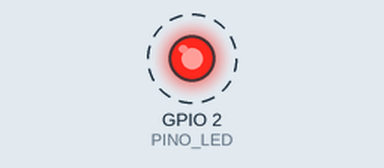
This sketch was run on a simulated ESP32. On the bench: output pins drawn as LEDs (lit = HIGH). Dashed ring = blinking. What the sketch prints to the serial monitor is not drawn.

Above: at 0.2 s.
Timing chart, 0 to 3.0 s (numbered marks = the images above):
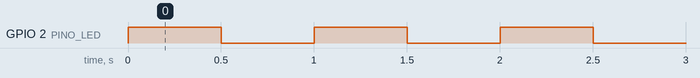

The sketch:

teste-blink.ino
```cpp
// Pisca um LED no GPIO 2 e escreve o estado na serial.
const int PINO_LED = 2;
bool aceso = false;

void setup() {
  Serial.begin(115200);
  pinMode(PINO_LED, OUTPUT);
  Serial.println("teste-blink iniciado");
}

void loop() {
  aceso = !aceso;
  digitalWrite(PINO_LED, aceso ? HIGH : LOW);
  Serial.println(aceso ? "LED: ACESO" : "LED: APAGADO");
  delay(500);
}
```

Measured:
- by itself, GPIO 2 (PINO_LED): alternates HIGH for 0.50 s and LOW for 0.50 s
